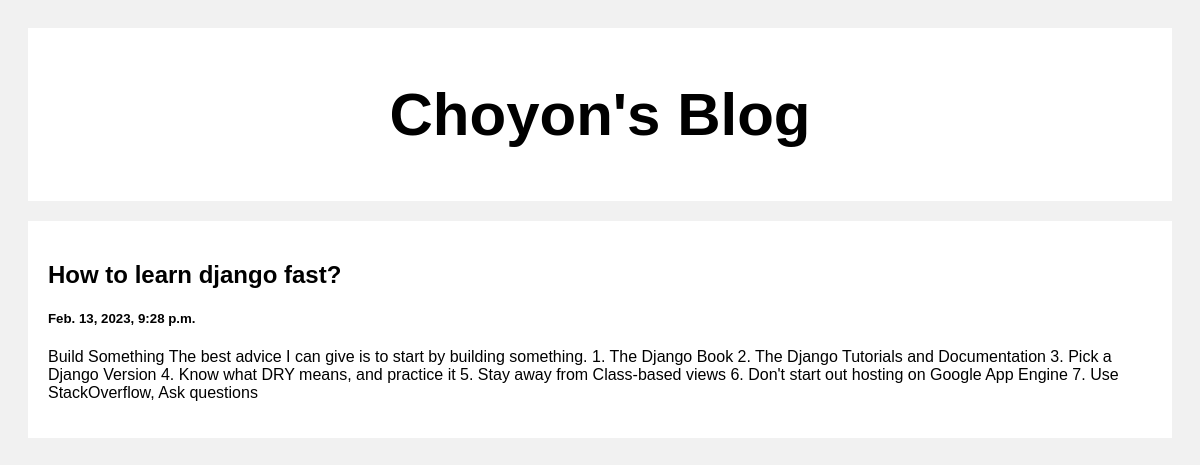
Screenshot of /post/2 with the database file from the repository.
### posts/models.py (models this page shows)
class Post(models.Model):
    title = models.CharField(max_length=100)
    body = models.TextField(max_length=10000)
    created_at = models.DateTimeField(default=datetime.now, blank=True)

### posts/views.py (the view)
# urls.py: path('post/<str:pk>', views.post, name='post'),
def post(request, pk):
    posts = Post.objects.get(id=pk)
    context = {
        "posts" : posts
    }
    return render(request, 'posts.html', context)

### templates/posts.html (shortened to what this page needs)
<!DOCTYPE html>
<html>
<head>
</head>
<body>
<div class="header">
  <h2>Choyon's Blog</h2>
</div>
<div class="row">
  <div class="leftcolumn">
    <div class="card">
        <h2>{{posts.title}}</h2>
        <h5>{{posts.created_at}}</h5>
        <p>{{posts.body}}</p>
    </div>
  </div>
</div>
</body>
</html>

### templates/posts.html (style rules this page uses)
* { box-sizing: border-box; }
body { font-family: Arial; padding: 20px; background: #f1f1f1; }
.header { padding: 2px; font-size: 40px; text-align: center; background: white; }
.leftcolumn { float: left; width: 100%; }
.card { background-color: white; padding: 20px; margin-top: 20px; }
.row:after { content: ""; display: table; clear: both; }

### rows the page displays
Post: title "How to learn django fast?", created_at "Feb. 13, 2023, 9:28 p.m.", body "Build Something The best advice I can give is to start by building something. 1. The Django Book 2. The Django Tutorials and Documentation 3. Pick a Django Version 4. Know what DRY means, and practice it 5. Stay away from Class-based views 6. Don't start out hosting on Google App Engine 7. Use StackOverflow, Ask questions"
